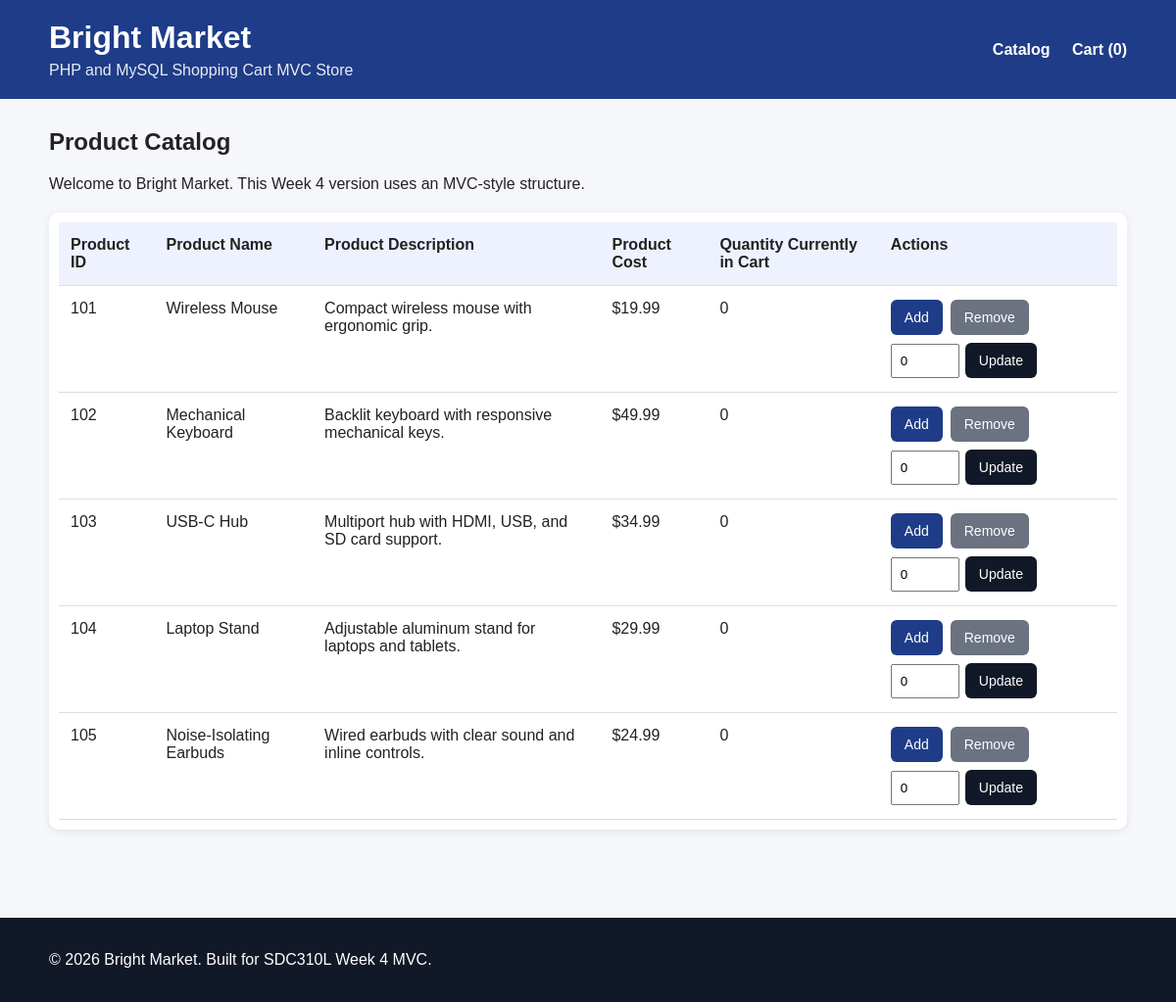
The page / on the database its author committed.
### tables this page shows
CREATE TABLE products (product_id INT PRIMARY KEY, product_name VARCHAR(100) NOT NULL, product_description VARCHAR(255) NOT NULL, product_cost DECIMAL(10,2) NOT NULL);

### controllers/CatalogController.php (called while the page is built, shortened)
<?php
require_once __DIR__ . '/../models/Product.php';
require_once __DIR__ . '/../models/Cart.php';
class CatalogController
{
    private Product $productModel;
    private Cart $cartModel;
    public function __construct()
    {
        $database = new Database();
        $db = $database->connect();
        $this->productModel = new Product($db);
        $this->cartModel = new Cart();
    }
    public function index(): void
    {
        $products = $this->productModel->getAllProducts();
        $this->cartModel->initialize($products);
        $cartCount = $this->cartModel->countItems();
        require __DIR__ . '/../views/catalog/index.php';
    }
}

### public/index.php (called while the page is built, shortened)
<?php
require_once __DIR__ . '/../controllers/CatalogController.php';
$controller = new CatalogController();
$controller->index();

### models/Cart.php (called while the page is built, shortened)
<?php
class Cart
{
    public function countItems(): int
    {
        $count = 0;
        if (isset($_SESSION['cart']) && is_array($_SESSION['cart'])) {
            foreach ($_SESSION['cart'] as $quantity) $count += (int) $quantity;
        }
        return $count;
    }
}

### models/Product.php (called while the page is built, shortened)
<?php
class Product
{
    private PDO $db;
    public function __construct(PDO $db)
    {
        $this->db = $db;
    }
    public function getAllProducts(): array
    {
        $sql = 'SELECT product_id, product_name, product_description, product_cost FROM products ORDER BY product_id';
        $stmt = $this->db->query($sql);
        return $stmt->fetchAll();
    }
}

### views/catalog/index.php (the view, shortened to what this page needs)
<?php require __DIR__ . '/../layout/header.php'; ?>
<h2>Product Catalog</h2>
<p class="intro">Welcome to Bright Market. This Week 4 version uses an MVC-style structure.</p>
<div class="table-wrap">
<table>
<thead><tr><th>Product ID</th><th>Product Name</th><th>Product Description</th><th>Product Cost</th><th>Quantity Currently in Cart</th><th>Actions</th></tr></thead>
<tbody>
<?php foreach ($products as $product): ?>
    <?php $id = (int) $product['product_id']; ?>
    <tr>
        <td><?php echo $id; ?></td>
        <td><?php echo htmlspecialchars($product['product_name']); ?></td>
        <td><?php echo htmlspecialchars($product['product_description']); ?></td>
        <td>$<?php echo number_format($product['product_cost'], 2); ?></td>
        <td><?php echo $_SESSION['cart'][$id] ?? 0; ?></td>
        <td><div class="actions">
            <form method="post"><input type="hidden" name="product_id" value="<?php echo $id; ?>"><input type="hidden" name="action" value="add"><button type="submit">Add</button></form>
            <form method="post"><input type="hidden" name="product_id" value="<?php echo $id; ?>"><input type="hidden" name="action" value="remove"><button type="submit" class="secondary">Remove</button></form>
            <form method="post" class="inline-form"><input type="number" name="quantity" min="0" value="<?php echo $_SESSION['cart'][$id] ?? 0; ?>"><button type="submit" class="dark">Update</button></form>
        </div></td>
    </tr>
<?php endforeach; ?>
</tbody>
</table>
</div>
<?php require __DIR__ . '/../layout/footer.php'; ?>

### views/layout/header.php (shortened to what this page needs)
<!DOCTYPE html>
<html lang="en">
<head>
    <link rel="stylesheet" href="css/style.css">
</head>
<body>
<header class="site-header">
    <div class="container header-flex">
        <div>
            <h1>Bright Market</h1>
            <p class="tagline">PHP and MySQL Shopping Cart MVC Store</p>
        </div>
        <nav>
            <a href="index.php">Catalog</a>
            <a href="cart.php">Cart (<?php echo $cartCount ?? 0; ?>)</a>
        </nav>
    </div>
</header>
<main class="container">

### views/layout/footer.php
</main>
<footer class="site-footer">
    <div class="container">
        <p>&copy; 2026 Bright Market. Built for SDC310L Week 4 MVC.</p>
    </div>
</footer>
</body>
</html>

### public/css/style.css (style rules this page uses)
* { box-sizing:border-box }
body { margin:0;font-family:Arial,sans-serif;background:#f6f7fb;color:#222 }
.container { width:min(1100px,92%);margin:0 auto }
.site-header { background:#1f3c88;color:#fff;padding:20px 0 }
.header-flex { display:flex;align-items:center;justify-content:space-between;gap:20px }
.site-header h1 { margin:0 0 6px }
.tagline { margin:0;opacity:.9 }
nav a { color:#fff;text-decoration:none;margin-left:18px;font-weight:bold }
main { padding:30px 0 50px }
h2 { margin-top:0 }
.intro { margin-bottom:20px }
.table-wrap,.message,.totals-card { background:#fff;border-radius:10px;box-shadow:0 2px 8px rgba(0,0,0,.08) }
.table-wrap { padding:10px;overflow-x:auto }
table { width:100%;border-collapse:collapse }
th,td { padding:14px 12px;border-bottom:1px solid #ddd;text-align:left;vertical-align:top }
th { background:#eef2ff }
.actions { display:flex;flex-wrap:wrap;gap:8px }
form { margin:0 }
.inline-form input[type='number'] { width:70px;padding:8px;margin-right:6px }
button,.link-button { background:#1f3c88;color:#fff;border:none;padding:10px 14px;border-radius:6px;cursor:pointer;text-decoration:none;display:inline-block;font-size:14px }
button.secondary,.secondary-link { background:#6b7280 }
button.dark { background:#111827 }
.site-footer { background:#111827;color:#fff;padding:18px 0;margin-top:40px }

### rows shown on the page
products: product_id "101", product_name "Wireless Mouse", product_description "Compact wireless mouse with ergonomic grip.", product_cost "19.99", product_id "0", quantity "0"
products: product_id "102", product_name "Mechanical Keyboard", product_description "Backlit keyboard with responsive mechanical keys.", product_cost "49.99", product_id "0", quantity "0"
products: product_id "103", product_name "USB-C Hub", product_description "Multiport hub with HDMI, USB, and SD card support.", product_cost "34.99", product_id "0", quantity "0"
products: product_id "104", product_name "Laptop Stand", product_description "Adjustable aluminum stand for laptops and tablets.", product_cost "29.99", product_id "0", quantity "0"
products: product_id "105", product_name "Noise-Isolating Earbuds", product_description "Wired earbuds with clear sound and inline controls.", product_cost "24.99", product_id "0", quantity "0"

### other values the page prints
$cartCount "0"
